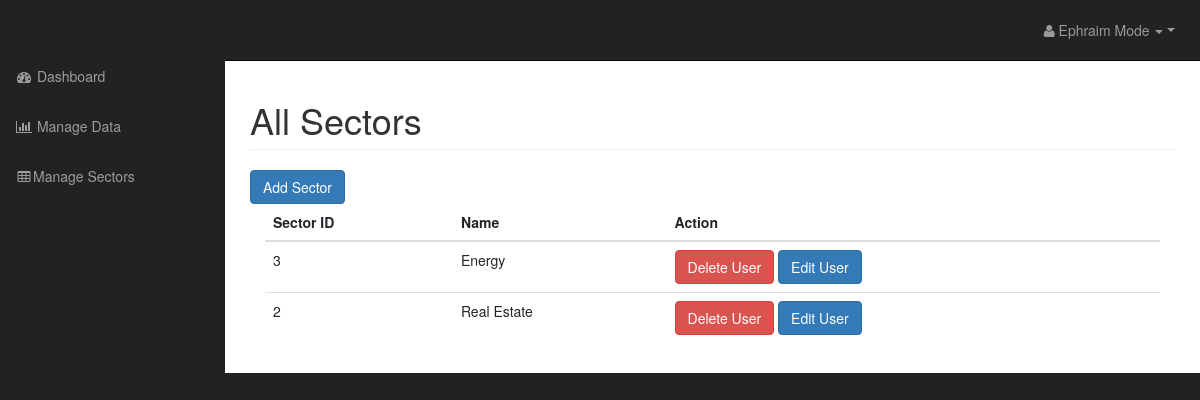
Page /manage_sectors.php on the committed database.
### tables this page shows
CREATE TABLE `sector` (
  `id` int(11) NOT NULL,
  `sector_id` int(11) NOT NULL,
  `name` varchar(255) NOT NULL,
  `date_added` timestamp NOT NULL DEFAULT current_timestamp() ON UPDATE current_timestamp()
);

### includes/database.php (called while the page is built, shortened)
<?php
class Database {
	public $db;
	public function open_db_connection(){
		$this->connection = new mysqli(DB_HOST,DB_USER,DB_PASS,DB_NAME);
		return $this->connection;
	}
	function __construct(){
		$this->db = $this->open_db_connection();
	}
	public function query($sql){
		$result = $this->db->query($sql);
		return $result;
	}
	public function fetch($result){
		$find = mysqli_fetch_array($result);
		return $find;
	}
}
$database = new Database();
?>

### includes/db_objects.php (called while the page is built, shortened)
<?php
class Db_object {
	public static function find_all() {
		return static::find_by_query("SELECT * FROM " . static::$db_table ."");
	}
	public static function find_by_query($sql) {
		global $database;
		$result = $database->query($sql);
		$the_object_array = array();
		while ($row = $database->fetch($result)) {
			$the_object_array[] = static::instantiation($row);
		}
		return $the_object_array;
	}
	public static function instantiation($the_record){
		$the_object = new $calling_class;
		foreach ($the_record as $the_attribute => $value) {
			if ($the_object->has_the_attribute($the_attribute)) {
				$the_object->$the_attribute = $value;
			}
		}
		return $the_object;
	}
	private function has_the_attribute($the_attribute) {
		$object_properties = get_object_vars($this);
		return array_key_exists($the_attribute, $object_properties);
	}
}
?>

### manage_sectors.php (the view, shortened to what this page needs)
<?php include("includes/header.php");
$sectors = Sectors::find_all();
?>
        <nav class="navbar navbar-inverse navbar-fixed-top" role="navigation">
            <?php
                include("includes/top_nav.php");
            ?>
            <?php
                include("includes/side_nav.php");
            ?>
        </nav>
        <div id="page-wrapper">
            <div class="container-fluid">
                <div class="row">
                    <div class="col-lg-12">
                        <h1 class="page-header">
                            All Sectors
                        </h1>
                        <a class="btn btn-primary" href="add_sector.php">Add Sector</a>
<div class="col-md-12">
    <table class="table table-hover">
        <thead>
            <tr>
                <th>Sector ID</th>
                <th>Name</th>
                <th>Action</th>
            </tr>
        </thead>
        <tbody>
            <?php foreach ($sectors as $sector) : ?>
            <tr>
                <td><?php echo $sector->sector_id; ?></td>
                <td><?php echo $sector->name; ?> </td>
                <td>
                    <div class="action_links">
                        <a class="btn btn-danger" href="#">Delete User</a>
                        <a class="btn btn-primary" href="#">Edit User</a>
                    </div>
                </td>
            </tr>
        <?php endforeach; ?>
        </tbody>
    </table>
</div>
                    </div>
                </div>
            </div>
        </div>
  <?php include("includes/footer.php"); ?>

### css/sb-admin.css (style rules this page uses)
body { margin-top: 100px; background-color: #222; }
@media (min-width:768px) { body { margin-top: 50px; } }
#page-wrapper { width: 100%; padding: 0; background-color: #fff; }
@media (min-width:768px) { #page-wrapper { padding: 10px; } }

### rows in the picture
sector: sector "3", name "Energy"
sector: sector "2", name "Real Estate"
